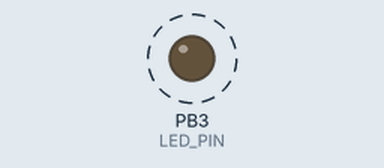
This program was run on a simulated ATmega328P, built with avr-gcc and emulated at 16 MHz. Parts: output pins drawn as LEDs (lit = HIGH). Dashed ring = blinking.

Above: at 0.5 s.
Timing chart, 0 to 4.6 s (numbered marks = the images above):
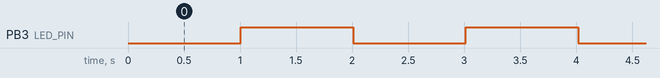

The program:

main.c
```c
/*
 * Counters.c
 *
 * Created: 7/25/2018 10:47:02 PM
 * Author : Nick Hulsey
 https://eleccelerator.com/avr-timer-calculator/
 https://www.youtube.com/watch?v=cAui6116XKc&list=PLA6BB228B08B03EDD&index=6
 */

/************************************************************************/
/*					         HOW TIMERS WORK

SET THE SETTINGS USING TCCR0A AND TCCR0B (WHICH MODE IT IS IN...CTC OR PWM)
	- YOU CAN ALSO STATE HOW OCR0A AND OCR0B ARE CONTROLED
OCR0A IS A COMPARE VALUE THAT YOU SET, WHICH WILL CALL A FUNCTION WHEN THE TIMER = 0CR0A
YOU CAN USE THE CALCULATOR ABOVE FOR TIMING SINCE WE HAVE A 16MHZ CRYSTAL, 0.01632 (for 1/2024) FOR THE TIMER TO REACH 255
TIMSK0 = INTERRUPT MASK REGISTER WHICH CHANGES HOW THE INTERRUPT WILL BE CALLED
	- WHEN YOU COMPARE THE TIMER TO OCR0A
	- WHEN YOU COMAPER THE TIMER TO OCR0B
	- WHEN YOU THERE IS AN OVERFLOW (IDK)

sei(); INITIATES THE INTERRUPT METHOD (ESSENTIALLY) YOU ALSO NEED... #include<avr/interrupt.h>

TCCR0B is theother "settings" register this sets the prescaler which can slow down our timer

explaining prescalers:
since this is an 8-bit counter the max value is 255: (there is a 16-bit)
the counter/timer ticks until it gets to 255 then goes back to 0

a prescaler states that 1 "tick" happens ever X amount
so if our prescaler is 1024 then a tick is only counted ever 1024 ticks
so 1 tick = 1 tick / prescaler

ISR (TIMER0_COMPA_vect) IS THE INTERRUPT FUNCTION THAT GETS CALLED WHEN TIMER 0 IS COMPARED TO OCR0A
																		*/
/************************************************************************/


#include <avr/io.h>
#define F_CPU 16000000UL
#include <avr/interrupt.h>

#define LED_PIN PORTB3

int extraTime = 0;
int main(void)
{
	DDRB |= (1<<LED_PIN);

	//Put counter in CTC (clear timer on compare)
	TCCR0A |= (1 << WGM01);

	//set compare value
	OCR0A = 156; //once the

	TIMSK0 |= (1 << OCIE0A); //OCIE0A = when compare value = timer value then call interrupt
	sei();//set external interrupt

	//SET prescaler to 1024 and starts the counter
	TCCR0B |= (1 << CS02) | (1 << CS00);

    while (1)
    {


    }

}

//called when timer a compares to OCR0A
ISR (TIMER0_COMPA_vect){
	extraTime ++;
	if(extraTime >= 100){
		PORTB ^= (1 << LED_PIN);
		extraTime = 0;
	}

}
```

Measured:
- by itself, PB3 (LED_PIN): alternates HIGH for 1.0 s and LOW for 1.0 s
